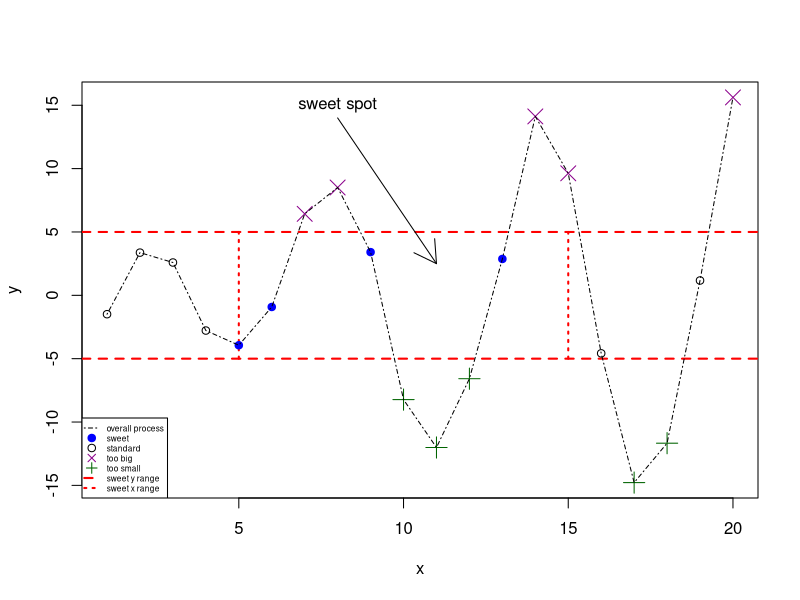

Source code (R):
x <- 1:20
y <- c(-1.49,3.37,2.59,-2.78,-3.94,-0.92,6.43,8.51,3.41,-8.23,-12.01,-6.58,2.87,14.12,9.63,-4.58,-14.78,-11.67,1.17,15.62)


plot(x,y,type="n",main="")
abline(h=c(-5,5),col="red",lty=2,lwd=2)
segments(x0=c(5,15),y0=c(-5,-5),x1=c(5,15),y1=c(5,5),col="red",lty=3,lwd=2)

points(x[y>=5],y[y>=5],pch=4,col="darkmagenta",cex=2)
points(x[y<=-5],y[y<=-5],pch=3,col="darkgreen",cex=2)
points(x[(x>=5&x<=15)&(y>-5&y<5)],y[(x>=5&x<=15)&(y>-5&y<5)],pch=19,cex=1,col="blue")
points(x[(x<5|x>15)&(y>-5&y<5)],y[(x<5|x>15)&(y>-5&y<5)])

lines(x,y,lty=4)
arrows(x0=8,y0=14,x1=11,y1=2.5)

text(x=8,y=15,label="sweet spot")
legend("bottomleft",
       legend=c("overall process","sweet","standard",
                "too big","too small","sweet y range","sweet x range"),
       pch=c(NA,19,1,4,3,NA,NA),lty=c(4,NA,NA,NA,NA,2,3),
       col=c("black","blue","black","darkmagenta","darkgreen","red","red"),
       lwd=c(1,NA,NA,NA,NA,2,2), cex=0.5, pt.cex=c(NA,1,1,1,1,NA,NA))
